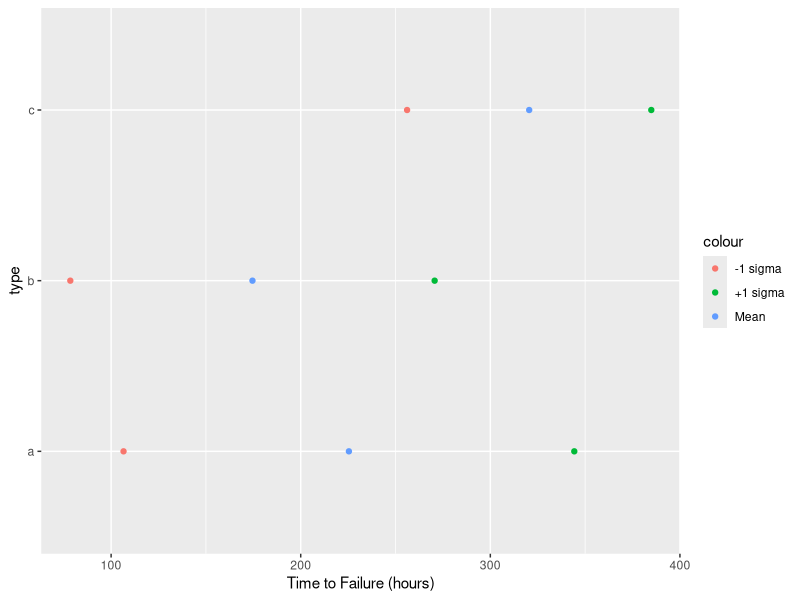

Recreate this plot in R.
# Lousiana Parishes ########################################

## Load packages ###########################
library(dplyr)
library(readr)

## Data ###########################
# Read in stuff
la = read_csv("workshops/la_parishes.csv")

## Statistics ###########################

# Percentage of houses damaged by the hurricane
la$pc_damage

sigma = la$pc_damage %>% sd()
# The percentage of houses damaged by the hurricane varies from the average by ~20 (units)
mu = la$pc_damage %>% mean()
# The average county had 51% of houses damaged
n = la$pc_damage %>% length()

mu + sigma
mu - sigma

# mu + sigma*3
# mu - sigma*3


# Coefficient of Variation 
sigma / mu

# Standard Error
se = sigma / sqrt(n)

# Confidence Interval
mu + se*1.96
mu - se*1.96


mu


rm(list = ls())



# Quality Control with Cheese ##########################


## Packages ########################
library(dplyr)

## Data ###########################
a = c(50, 70, 125, 235, 230, 200, 180, 260, 300, 500, 275, 280)
b = c(300, 380, 250, 50, 55, 57, 60, 65, 100, 150, 250, 200, 150, 175, 225, 200, 225, 250)
c= c(400, 300, 400, 300, 350, 200, 250, 300, 330, 375)


## Mean
## Std
## Coefficient of Variation / Standard Error

# Tell me who you'd buy your cheese from and why.


mean(a)
mean(b)
mean(c)

data = data.frame(
  type = c("a", "b", "c"),
  mu = c( mean(a), mean(b), mean(c) ),
  sigma = c( sd(a), sd(b), sd(c)  ),
  n = c( length(a), length(b), length(c) )
)

data$cv = data$sigma / data$mu
data$se = data$sigma / sqrt(data$n)

data$upper = data$mu + data$sigma
data$lower = data$mu - data$sigma
data

library(ggplot2)

ggplot() +
  geom_point(data = data, mapping = aes(x = mu, y = type, color = "Mean")) +
  geom_point(data = data, mapping = aes(x = lower, y = type, color = "-1 sigma")) +
  geom_point(data = data, mapping = aes(x = upper, y = type, color = "+1 sigma")) +
  labs(x = "Time to Failure (hours)")



